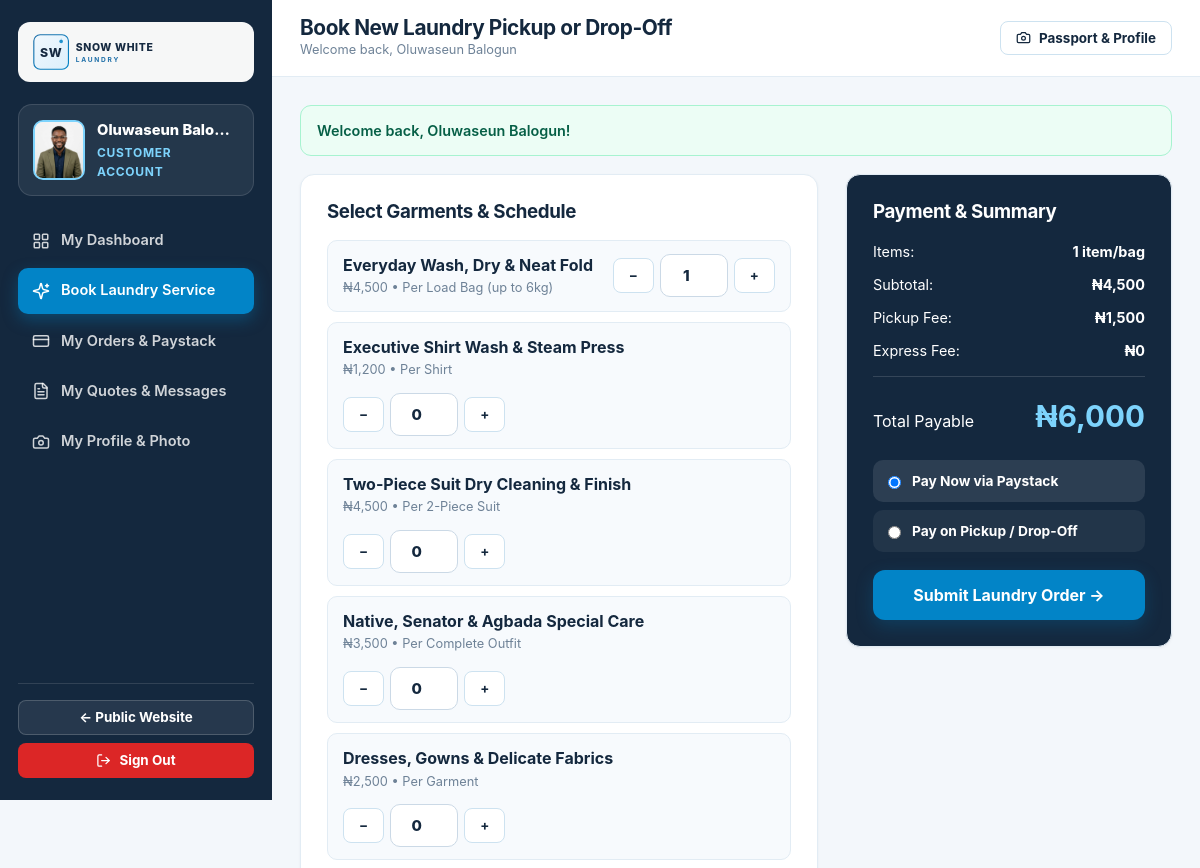
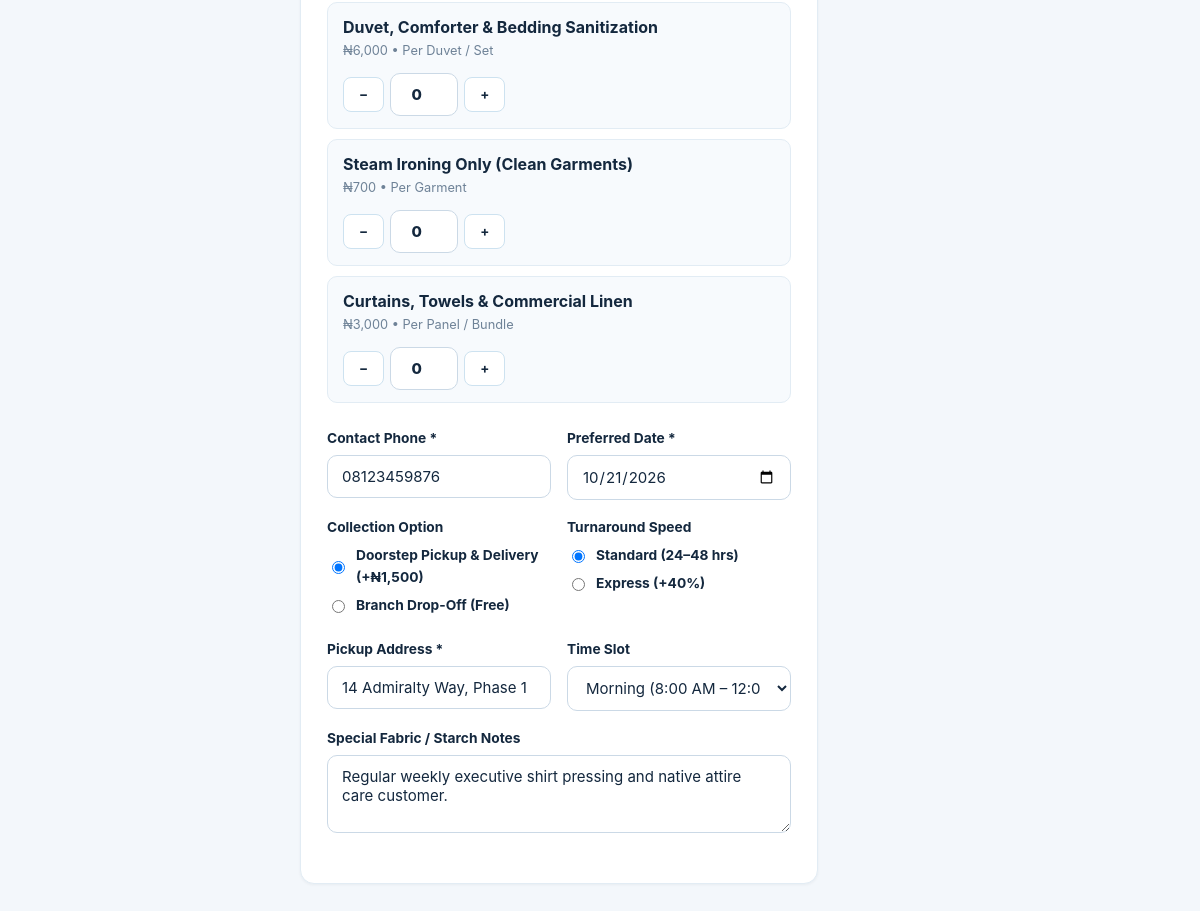
The app's page /visitor/book.php (signed in) with its own data (2 pictures, top to bottom).
### tables this page shows
CREATE TABLE `users` (
  `id` INT UNSIGNED NOT NULL AUTO_INCREMENT,
  `full_name` VARCHAR(120) NOT NULL,
  `email` VARCHAR(160) NOT NULL,
  `phone` VARCHAR(30) DEFAULT NULL,
  `password_hash` VARCHAR(255) NOT NULL,
  `role` ENUM('visitor', 'staff', 'admin') NOT NULL DEFAULT 'visitor',
  `status` ENUM('active', 'suspended') NOT NULL DEFAULT 'active',
  `suspension_reason` VARCHAR(255) DEFAULT NULL,
  `staff_code` VARCHAR(30) DEFAULT NULL,
  `job_title` VARCHAR(100) DEFAULT NULL,
  `address` VARCHAR(255) DEFAULT NULL,
  `city_area` VARCHAR(100) DEFAULT NULL,
  `passport_photo` VARCHAR(255) DEFAULT NULL,
  `bio` TEXT DEFAULT NULL,
  `last_login_at` DATETIME DEFAULT NULL,
  `created_at` DATETIME NOT NULL DEFAULT CURRENT_TIMESTAMP,
  `updated_at` DATETIME NOT NULL DEFAULT CURRENT_TIMESTAMP ON UPDATE CURRENT_TIMESTAMP,
  PRIMARY KEY (`id`),
  UNIQUE KEY `uniq_users_email` (`email`),
  KEY `idx_users_role_status` (`role`, `status`)
);

CREATE TABLE `services` (
  `id` INT UNSIGNED NOT NULL AUTO_INCREMENT,
  `name` VARCHAR(140) NOT NULL,
  `slug` VARCHAR(150) NOT NULL,
  `category` VARCHAR(60) NOT NULL DEFAULT 'Laundry Care',
  `short_description` VARCHAR(255) NOT NULL,
  `full_description` TEXT NOT NULL,
  `unit_label` VARCHAR(60) NOT NULL DEFAULT 'Per Item',
  `price_ngn` DECIMAL(12,2) NOT NULL DEFAULT 0.00,
  `turnaround_hours` VARCHAR(40) NOT NULL DEFAULT '24 - 48 Hours',
  `icon_name` VARCHAR(40) NOT NULL DEFAULT 'shirt',
  `is_featured` TINYINT(1) NOT NULL DEFAULT 1,
  `is_active` TINYINT(1) NOT NULL DEFAULT 1,
  `sort_order` INT NOT NULL DEFAULT 0,
  `created_at` DATETIME NOT NULL DEFAULT CURRENT_TIMESTAMP,
  PRIMARY KEY (`id`),
  UNIQUE KEY `uniq_services_slug` (`slug`)
);

### visitor/book.php (the view, shortened to what this page needs)
<?php
require_once __DIR__ . '/../includes/bootstrap.php';
$authUser = swl_require_auth('visitor');
$pdo      = swl_db();
$services   = $pdo->query('SELECT * FROM services WHERE is_active = 1 ORDER BY sort_order ASC')->fetchAll();
$pickupFee  = (float)swl_setting('pickup_delivery_fee', '1500');
$expressPct = (float)swl_setting('express_surcharge_percent', '40');
$dashTitle = 'Book New Laundry Pickup or Drop-Off';
$activeTab = 'book';
require __DIR__ . '/../includes/dashboard_header.php';
?>
<form method="post" id="swlOrderBuilder" data-pickup-fee="<?= e((string)$pickupFee) ?>" data-express-pct="<?= e((string)$expressPct) ?>">
  <div class="grid-2" style="grid-template-columns:1.35fr 0.85fr;align-items:start;">
    <div class="card">
      <h3>Select Garments &amp; Schedule</h3>
      <div style="display:grid;gap:10px;margin:16px 0 24px;">
        <?php foreach ($services as $idx => $srv): ?>
          <?php $sid = (int)$srv['id']; ?>
          <div style="display:flex;align-items:center;justify-content:space-between;gap:12px;padding:12px 15px;border:1px solid var(--border-subtle);border-radius:10px;background:var(--off-white);flex-wrap:wrap;">
            <div>
              <strong style="color:var(--deep-navy);"><?= e($srv['name']) ?></strong>
              <span style="display:block;font-size:0.8rem;color:var(--text-subtle);">
                <?= swl_money($srv['price_ngn']) ?> &bull; <?= e($srv['unit_label']) ?>
              </span>
            </div>
            <div style="display:flex;align-items:center;gap:6px;">
              <button type="button" class="btn btn-outline btn-sm js-qty-btn" data-target="vqty_<?= $sid ?>" data-delta="-1">&minus;</button>
              <input type="number" id="vqty_<?= $sid ?>" name="qty[<?= $sid ?>]" value="<?= $idx === 0 ? 1 : 0 ?>" min="0" max="500" data-price="<?= e((string)$srv['price_ngn']) ?>" class="form-control js-qty-input" style="width:68px;text-align:center;font-weight:800;">
              <button type="button" class="btn btn-outline btn-sm js-qty-btn" data-target="vqty_<?= $sid ?>" data-delta="1">+</button>
            </div>
          </div>
        <?php endforeach; ?>
      </div>
      <div class="form-row">
        <div class="form-group">
          <label>Contact Phone *</label>
          <input type="text" name="customer_phone" class="form-control" value="<?= e($authUser['phone']) ?>" required>
        </div>
        <div class="form-group">
          <label>Preferred Date *</label>
          <input type="date" name="preferred_date" class="form-control" value="<?= e(date('Y-m-d', strtotime('+1 day'))) ?>" min="<?= e(date('Y-m-d')) ?>" required>
        </div>
      </div>
      <div class="form-row">
        <div class="form-group">
          <label>Collection Option</label>
          <label style="display:flex;gap:8px;align-items:center;margin-bottom:6px;cursor:pointer;">
            <input type="radio" name="delivery_option" value="pickup_delivery" checked> Doorstep Pickup &amp; Delivery (+<?= swl_money($pickupFee) ?>)
          </label>
          <label style="display:flex;gap:8px;align-items:center;cursor:pointer;">
            <input type="radio" name="delivery_option" value="drop_off"> Branch Drop-Off (Free)
          </label>
        </div>
        <div class="form-group">
          <label>Turnaround Speed</label>
          <label style="display:flex;gap:8px;align-items:center;margin-bottom:6px;cursor:pointer;">
            <input type="radio" name="service_speed" value="standard" checked> Standard (24–48 hrs)
          </label>
          <label style="display:flex;gap:8px;align-items:center;cursor:pointer;">
            <input type="radio" name="service_speed" value="express"> Express (+<?= e((string)$expressPct) ?>%)
          </label>
        </div>
      </div>
      <div class="form-row">
        <div class="form-group">
          <label>Pickup Address *</label>
          <input type="text" name="pickup_address" class="form-control" value="<?= e($authUser['address']) ?>" required>
        </div>
        <div class="form-group">
          <label>Time Slot</label>
          <select name="preferred_time_slot" class="form-control">
            <option value="Morning (8:00 AM - 12:00 PM)">Morning (8:00 AM – 12:00 PM)</option>
          </select>
        </div>
      </div>
      <div class="form-group">
        <label>Special Fabric / Starch Notes</label>
        <textarea name="special_notes" class="form-control" style="min-height:78px;" placeholder="e.g. Medium starch on native outfits, no starch on shirts..."><?= e($authUser['bio']) ?></textarea>
      </div>
    </div>
    <div class="card" style="background:var(--deep-navy);color:#fff;">
      <h3 style="color:#fff;">Payment &amp; Summary</h3>
      <div style="display:grid;gap:10px;font-size:0.9rem;margin:16px 0;padding-bottom:14px;border-bottom:1px solid rgba(255,255,255,0.14);">
        <div style="display:flex;justify-content:space-between;"><span>Items:</span><strong id="sumItems">1 item</strong></div>
        <div style="display:flex;justify-content:space-between;"><span>Subtotal:</span><strong id="sumSubtotal">₦0</strong></div>
        <div style="display:flex;justify-content:space-between;"><span>Pickup Fee:</span><strong id="sumDelivery">₦1,500</strong></div>
        <div style="display:flex;justify-content:space-between;"><span>Express Fee:</span><strong id="sumExpress">₦0</strong></div>
      </div>
      <div style="display:flex;justify-content:space-between;align-items:baseline;margin-bottom:20px;">
        <span>Total Payable</span>
        <strong id="sumTotal" style="font-size:1.85rem;color:#7dd3fc;">₦0</strong>
      </div>
      <label style="display:flex;gap:8px;align-items:center;padding:10px;background:rgba(255,255,255,0.1);border-radius:10px;color:#fff;margin-bottom:8px;cursor:pointer;">
        <input type="radio" name="payment_method" value="paystack" checked>
        <span>Pay Now via <strong>Paystack</strong></span>
      </label>
      <label style="display:flex;gap:8px;align-items:center;padding:10px;background:rgba(255,255,255,0.06);border-radius:10px;color:#fff;margin-bottom:18px;cursor:pointer;">
        <input type="radio" name="payment_method" value="pay_on_pickup">
        <span>Pay on Pickup / Drop-Off</span>
      </label>
      <button type="submit" class="btn btn-primary btn-lg" style="width:100%;">Submit Laundry Order &rarr;</button>
    </div>
  </div>
</form>
<?php require __DIR__ . '/../includes/dashboard_footer.php'; ?>

### includes/dashboard_header.php (shortened to what this page needs)
<?php
$authUser  = $authUser ?? swl_require_auth();
$role      = $authUser['role'];
$siteName  = swl_setting('site_name', 'Snow White Laundry');
$dashTitle = $dashTitle ?? ucfirst($role) . ' Dashboard';
$activeTab = $activeTab ?? 'dashboard';
$avatarUrl = swl_avatar_url($authUser);
$flashes   = swl_get_flashes();
$navItems = match ($role) {
    'admin' => [
        ['key' => 'dashboard', 'label' => 'Admin Overview',      'icon' => 'grid',        'url' => 'admin/dashboard.php'],
        ['key' => 'orders',    'label' => 'Orders & Payments',   'icon' => 'basket',      'url' => 'admin/orders.php'],
        ['key' => 'enquiries', 'label' => 'Quotes & Enquiries',  'icon' => 'file-text',   'url' => 'admin/enquiries.php'],
        ['key' => 'staff',     'label' => 'Staff Management',    'icon' => 'users',       'url' => 'admin/staff.php'],
        ['key' => 'visitors',  'label' => 'Website Visitors',    'icon' => 'user',        'url' => 'admin/visitors.php'],
        ['key' => 'services',  'label' => 'Services & Pricing',  'icon' => 'shirt',       'url' => 'admin/services.php'],
        ['key' => 'settings',  'label' => 'Website Settings',    'icon' => 'settings',    'url' => 'admin/settings.php'],
        ['key' => 'profile',   'label' => 'My Profile & Photo',  'icon' => 'camera',      'url' => 'admin/profile.php'],
    ],
    'staff' => [
        ['key' => 'dashboard', 'label' => 'Staff Workspace',     'icon' => 'grid',        'url' => 'staff/dashboard.php'],
        ['key' => 'orders',    'label' => 'Laundry Orders Queue','icon' => 'basket',      'url' => 'staff/orders.php'],
        ['key' => 'enquiries', 'label' => 'Customer Enquiries',  'icon' => 'file-text',   'url' => 'staff/enquiries.php'],
        ['key' => 'profile',   'label' => 'My Profile & Photo',  'icon' => 'camera',      'url' => 'staff/profile.php'],
    ],
    default => [
        ['key' => 'dashboard', 'label' => 'My Dashboard',        'icon' => 'grid',        'url' => 'visitor/dashboard.php'],
        ['key' => 'book',      'label' => 'Book Laundry Service','icon' => 'sparkles',    'url' => 'visitor/book.php'],
        ['key' => 'orders',    'label' => 'My Orders & Paystack','icon' => 'credit-card', 'url' => 'visitor/orders.php'],
        ['key' => 'enquiries', 'label' => 'My Quotes & Messages','icon' => 'file-text',   'url' => 'visitor/enquiries.php'],
        ['key' => 'profile',   'label' => 'My Profile & Photo',  'icon' => 'camera',      'url' => 'visitor/profile.php'],
    ],
};
?>
<!DOCTYPE html>
<html lang="en">
<head>
  <link rel="stylesheet" href="<?= e(swl_base_url('assets/css/style.css')) ?>">
</head>
<body class="dash-body">
<div class="dash-layout">
  <aside class="dash-sidebar no-print" id="swlDashSidebar">
    <a href="<?= e(swl_base_url()) ?>" class="dash-brand" title="Visit Live Website">
      <img src="<?= e(swl_logo_url()) ?>" alt="<?= e($siteName) ?>">
    </a>
    <div class="dash-user-box">
      <div class="passport-avatar">
        <?php if ($avatarUrl): ?>
          <img src="<?= e($avatarUrl) ?>" alt="<?= e($authUser['full_name']) ?>">
        <?php else: ?>
          <span><?= e(swl_initials($authUser['full_name'])) ?></span>
        <?php endif; ?>
      </div>
      <div style="min-width:0;">
        <div style="font-weight:800;font-size:0.92rem;white-space:nowrap;overflow:hidden;text-overflow:ellipsis;">
          <?= e($authUser['full_name']) ?>
        </div>
        <div style="font-size:0.75rem;color:#7dd3fc;text-transform:uppercase;letter-spacing:0.06em;font-weight:700;">
          <?= e($role === 'visitor' ? 'Customer Account' : ucfirst($role) . ' Portal') ?>
        </div>
      </div>
    </div>
    <nav class="dash-nav">
      <?php foreach ($navItems as $item): ?>
        <a href="<?= e(swl_base_url($item['url'])) ?>" class="<?= $activeTab === $item['key'] ? 'active' : '' ?>">
          <?= swl_icon($item['icon'], 18) ?>
          <span><?= e($item['label']) ?></span>
        </a>
      <?php endforeach; ?>
    </nav>
    <div style="margin-top:24px;padding-top:16px;border-top:1px solid rgba(255,255,255,0.12);display:grid;gap:8px;">
      <a href="<?= e(swl_base_url()) ?>" class="btn btn-outline btn-sm" style="background:rgba(255,255,255,0.08);border-color:rgba(255,255,255,0.18);color:#fff;">
        &larr; Public Website
      </a>
      <a href="<?= e(swl_base_url('logout.php')) ?>" class="btn btn-danger btn-sm">
        <?= swl_icon('logout', 15) ?> Sign Out
      </a>
    </div>
  </aside>
  <div class="dash-main">
    <header class="dash-topbar no-print">
      <div style="display:flex;align-items:center;gap:12px;">
        <div>
          <h1 style="font-size:1.3rem;margin:0;"><?= e($dashTitle) ?></h1>
          <div style="font-size:0.8rem;color:var(--text-subtle);">
            Welcome back, <?= e($authUser['full_name']) ?>
          </div>
        </div>
      </div>
      <div style="display:flex;align-items:center;gap:10px;flex-wrap:wrap;">
        <a href="<?= e(swl_base_url($role . '/profile.php')) ?>" class="btn btn-outline btn-sm">
          <?= swl_icon('camera', 15) ?> Passport &amp; Profile
        </a>
      </div>
    </header>
    <main class="dash-content">
      <?php foreach ($flashes as $f): ?>
        <div class="alert alert-<?= e($f['type']) ?>"><?= e($f['message']) ?></div>
      <?php endforeach; ?>

### records on screen
users: passport_photo (picture), full_name "Oluwaseun Balo…", role "CUSTOMER ACCOUNT", full_name "Oluwaseun Balogun", customer_phone "08123459876", pickup_address "14 Admiralty Way, Phase 1", special_notes "Regular weekly executive shirt pressing and native attire care customer."
services: name "Everyday Wash, Dry & Neat Fold", price_ngn "₦4,500", unit_label "Per Load Bag (up to 6kg)", id "1"
services: name "Executive Shirt Wash & Steam Press", price_ngn "₦1,200", unit_label "Per Shirt"
services: name "Two-Piece Suit Dry Cleaning & Finish", price_ngn "₦4,500", unit_label "Per 2-Piece Suit"
services: name "Native, Senator & Agbada Special Care", price_ngn "₦3,500", unit_label "Per Complete Outfit"
services: name "Dresses, Gowns & Delicate Fabrics", price_ngn "₦2,500", unit_label "Per Garment"
services: name "Duvet, Comforter & Bedding Sanitization", price_ngn "₦6,000", unit_label "Per Duvet / Set"
services: name "Steam Ironing Only (Clean Garments)", price_ngn "₦700", unit_label "Per Garment"
services: name "Curtains, Towels & Commercial Linen", price_ngn "₦3,000", unit_label "Per Panel / Bundle"

### other values on screen
$item['label'] "My Dashboard"
$item['label'] "Book Laundry Service"
$item['label'] "My Orders & Paystack"
$item['label'] "My Quotes & Messages"
$item['label'] "My Profile & Photo"
$dashTitle "Book New Laundry Pickup or Drop-Off"
$f['message'] "Welcome back, Oluwaseun Balogun!"
swl_money($pickupFee) "₦1,500"
$expressPct "40"
